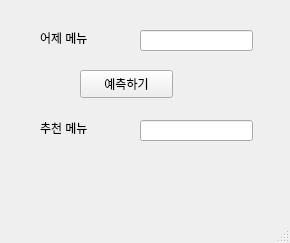
<?xml version="1.0" encoding="UTF-8"?>
<ui version="4.0">
 <class>MainWindow</class>
 <widget class="QMainWindow" name="MainWindow">
  <property name="geometry">
   <rect>
    <x>0</x>
    <y>0</y>
    <width>290</width>
    <height>243</height>
   </rect>
  </property>
  <property name="windowTitle">
   <string>MainWindow</string>
  </property>
  <widget class="QWidget" name="centralwidget">
   <widget class="QLabel" name="lbl">
    <property name="geometry">
     <rect>
      <x>40</x>
      <y>30</y>
      <width>64</width>
      <height>15</height>
     </rect>
    </property>
    <property name="text">
     <string>어제 메뉴</string>
    </property>
   </widget>
   <widget class="QLineEdit" name="le">
    <property name="geometry">
     <rect>
      <x>140</x>
      <y>30</y>
      <width>113</width>
      <height>21</height>
     </rect>
    </property>
   </widget>
   <widget class="QPushButton" name="pb">
    <property name="geometry">
     <rect>
      <x>80</x>
      <y>70</y>
      <width>93</width>
      <height>28</height>
     </rect>
    </property>
    <property name="text">
     <string>예측하기</string>
    </property>
   </widget>
   <widget class="QLineEdit" name="le_recom">
    <property name="geometry">
     <rect>
      <x>140</x>
      <y>120</y>
      <width>113</width>
      <height>21</height>
     </rect>
    </property>
   </widget>
   <widget class="QLabel" name="lbl_recom">
    <property name="geometry">
     <rect>
      <x>40</x>
      <y>120</y>
      <width>64</width>
      <height>15</height>
     </rect>
    </property>
    <property name="text">
     <string>추천 메뉴</string>
    </property>
   </widget>
  </widget>
  <widget class="QMenuBar" name="menubar">
   <property name="geometry">
    <rect>
     <x>0</x>
     <y>0</y>
     <width>290</width>
     <height>26</height>
    </rect>
   </property>
  </widget>
  <widget class="QStatusBar" name="statusbar"/>
 </widget>
 <resources/>
 <connections/>
</ui>
